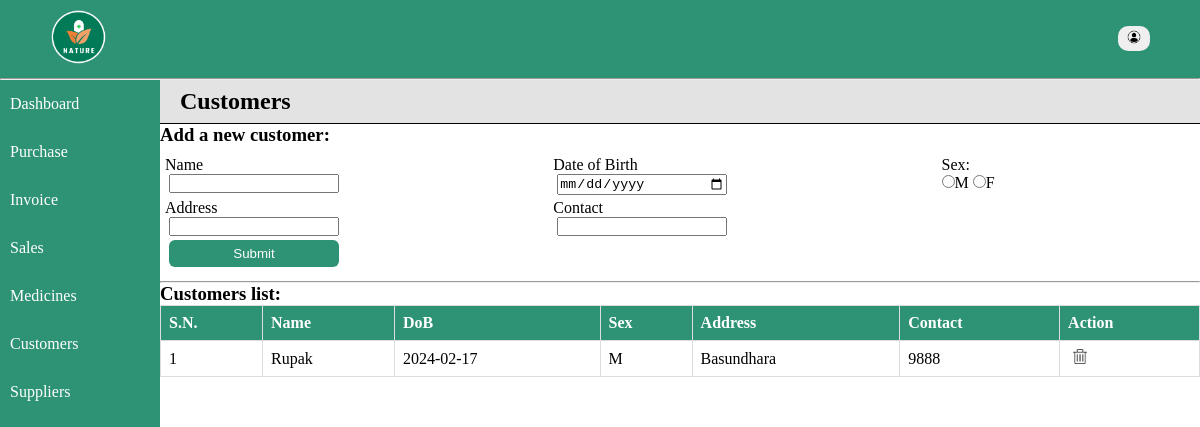
/home/customers.php, run on the app's committed database.
### tables this page shows
CREATE TABLE `customer` (
  `id` int(11) NOT NULL,
  `dob` date NOT NULL,
  `sex` varchar(1) NOT NULL,
  `name` varchar(128) NOT NULL,
  `address` varchar(128) NOT NULL,
  `contact` varchar(128) NOT NULL
);

### includes/database.php (called while the page is built, shortened)
<?php
    function select($conn, $arg) {
        $sql = "select * from $arg";
        $result = mysqli_query($conn, $sql);
        return $records = mysqli_fetch_all($result, MYSQLI_ASSOC);
    }
?>

### home/customers.php (the view, shortened to what this page needs)
<?php
include "../includes/database.php";
$records = select($conn, 'customer');
?>
<!DOCTYPE html>
<html lang="en">
<head>
    <link rel="stylesheet" href="../styles/style.css">
</head>
<body>
<div class="container">
    <?php include '../includes/nav.php'; ?>
    <div class="main">
        <?php include '../includes/menu.php'; ?>
<div class="content-wrapper">
<div class="entries">
    <h2>Customers</h2>
    <h3>Add a new customer:</h3>
    <form action="" method="post">
        <div class="input-fields">
            <div class="inputs">
                <label for="name">Name</label><br>
                <input type="text" name="name" id="name" required>
            </div>
            <div class="inputs">
                <label for="dob">Date of Birth</label><br>
                <input type="date" name="dob" id="dob" required>
            </div>
            <div class="inputs">
                <span>Sex:</span><br>
                <input type="radio" name="sex" value="M" required>M
                <input type="radio" name="sex" value="F" required>F
            </div>
            <div class="inputs">
                <label for="address">Address</label><br>
                <input type="text" name="address" id="address" required>
            </div>
            <div class="inputs">
                <label for="contact">Contact</label><br>
                <input type="text" name="contact" id="contact" required>
            </div>
        </div>
            <input type="submit" name="submit" value="Submit">
    </form>
</div><hr>
    <div class="records">
        <h3>Customers list:</h3>
    <table class="table">
        <tr>
            <th>S.N.</th>
            <th>Name</th>
            <th>DoB</th>
            <th>Sex</th>
            <th>Address</th>
            <th>Contact</th>
            <th>Action</th>
        </tr>
        <?php if(!empty($records)): ?>
            <?php foreach($records as $key => $record): ?>
                <tr>
                    <td><?= $key+1; ?></td>
                    <td><?= $record['name']; ?></td>
                    <td><?= $record['dob']; ?></td>
                    <td><?= $record['sex']; ?></td>
                    <td><?= $record['address']; ?></td>
                    <td><?= $record['contact']; ?></td>
                    <td><a href="../includes/delete.php?id= <?= $record['id']; ?>"><img src="../images/delete-icon.png" alt="delete" style="width: 14px;" class="action-btn"></a></td>
                </tr>
                    <?php endforeach; ?>
                    <?php endif; ?>
            </table>
            </div>
            </div>
        </div>
</body>
</html>

### styles/style.css (style rules this page uses)
* { padding: 0; margin: 0; box-sizing: border-box; }
:root { --primary-color: rgba(0, 122, 87, 0.821); --secondary-color: rgba(106, 205, 177, 0.821); }
body { overflow: hidden; }
.container { color: #fff; }
a { text-decoration: none; color: #fff; }
.main { background: #fff; display: flex; }
.content-wrapper { width: 100%; color: #000; }
.entries { width: 100%; }
.entries form { margin: 10px 5px; }
.input-fields { display: grid; grid-template-columns: auto auto auto; }
.entries form input[type=text],input[type=submit], input[type=date],input[type=number] { margin: 0 14px 4px 4px; width:170px; }
input[type=submit], .btn { background-color: var(--primary-color); color:#fff; padding: 6px; border-radius: 6px; border: none; cursor: pointer; transition: 0.4s; }
.entries h2 { display: block; padding: 8px 20px; border-bottom: 1px solid black; background-color: rgb(228, 227, 227); }
.records { width: 100%; color: #000; }
.table { width: 100%; border-collapse: collapse; }
.table tr { width: 100%; }
.table th { padding: 12px 0; text-align: left; background-color: var(--primary-color); color: white; }
.table td, .table th { padding: 8px; border: 1px solid #ddd; }
.action-btn { margin: 0 5px; }
.bill-table td, th { border: 1px solid black; }

### data on the page
customer: name "Rupak", dob "2024-02-17", sex "M", address "Basundhara", contact "9888"
